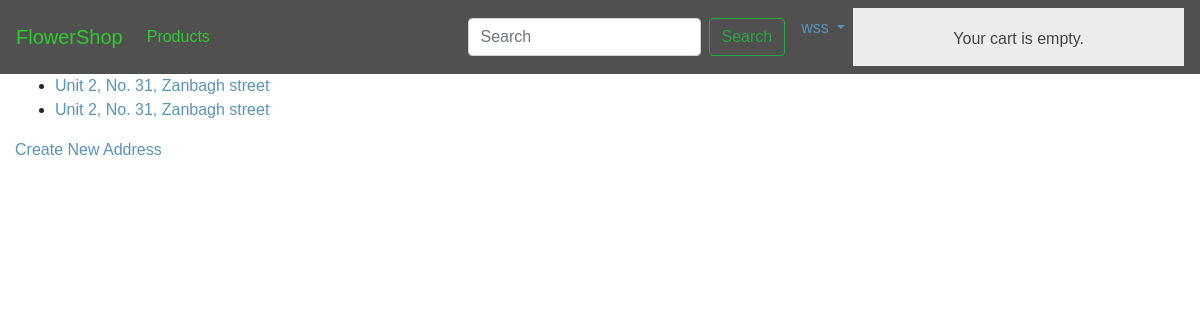
Before: /users/address/ (signed in) with the older database file.
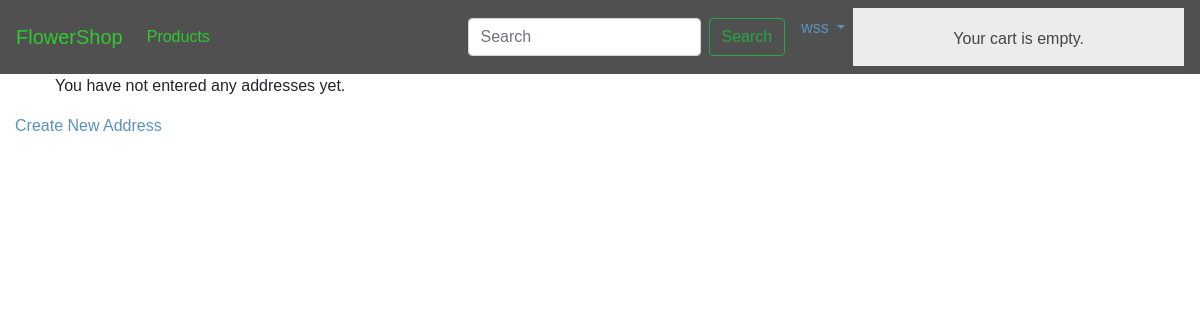
After: the same page with the newer database file.
### users/models.py (models this page shows, shortened)
class Address(models.Model):
    profile = models.ForeignKey(Profile, on_delete=models.CASCADE)
    address_detail = models.CharField(max_length=250)
    state = models.CharField(max_length=100)
    postal_code = models.CharField(max_length=10)
    city = models.CharField(max_length=100)
    phone_regex = RegexValidator(
        regex=r'(0|\+98)?([ ]|-|[()]){0,2}9[1|2|3|4]([ ]|-|[()]){0,2}(?:[0-9]([ ]|-|[()]){0,2}){8}')
    phone_number = models.CharField(max_length=15)

### users/views.py (the view)
# urls.py: path('address/', views.AddressListView.as_view(), name='address_list'),
class AddressListView(LoginRequiredMixin, ListView):
    model = Address
    context_object_name = 'addresses'
    template_name = "users/address/list.html"
    def get_queryset(self):
        return self.model.objects.filter(profile=self.request.user.profile)

### cart/cart.py (called while the page is built)
    def __len__(self):
        return sum(item['quantity'] for item in self.cart.values())

### cart/context_processors.py (called while the page is built)
def cart(request):
    return {'cart': Cart(request)}

### users/templates/users/address/list.html
{% extends "shop/base.html" %}
{% load crispy_forms_tags %}
{% block content %}
    <div>
        <ul>
        {% if addresses %}
            {% for address in addresses  %}
                <li><a href="{% url 'users:address_detail' address.id %}">{{ address.address_detail }}</a></li>
            {% endfor %}
        {% else %}
            You have not entered any addresses yet.
        {% endif %}
        </ul>
        <p><a href="{% url 'users:address_create' %}">Create New Address</a></p>
    </div>
{% endblock content %}

### shop/templates/shop/base.html (shortened to what this page needs)
{% load static %}
{% load thumbnail %}
<!doctype html>
<html lang="en">
<head>
    <link rel="stylesheet" href="https://maxcdn.bootstrapcdn.com/bootstrap/4.0.0/css/bootstrap.min.css"
>
    <link rel="stylesheet" href="{% static 'css/base.css' %}">
</head>
<body>
    <nav class="navbar navbar-expand-lg" id="navbar">
        <a class="navbar-brand" href="/" id="navbar-text">FlowerShop</a>
        <div class="collapse navbar-collapse" id="navbarSupportedContent">
            <ul class="navbar-nav mr-auto">
                <li class="nav-item">
                    <a class="nav-link" href="{% url 'shop:products' %}" id="navbar-text">Products</a>
                </li>
            </ul>
        </div>
        <form action="{% url 'shop:search_results' %}" method="get" class="form-inline my-2 my-lg-0">
            <input class="form-control mr-sm-2" name="q" type="text" placeholder="Search" aria-label="Search">
            <button class="btn btn-outline-success my-2 my-sm-0" type="submit">Search</button>
        </form>
        <ul class="navbar-nav ml-2">
            {% if user.is_authenticated %}
            <li class="nav-item dropdown">
                <a class="nav-link dropdown-toggle pull-right" href="#" id="navbarDropdown" role="button"
                    data-toggle="dropdown" aria-haspopup="true" aria-expanded="false">
                    {{ user.username }}
                </a>
            </li>
            <div id="subheader">
                <div class="cart">
                    {% with total_items=cart|length %}
                    {% if total_items > 0 %}
                    Your cart:
                    <a href="{% url "cart:cart" %}">
                        {{ total_items }} item{{ total_items|pluralize }},
                        ${{ cart.get_total_price }}
                    </a>
                    {% else %}
                    Your cart is empty.
                    {% endif %}
                    {% endwith %}
                </div>
            </div>
            {% else %}
            <li class="nav-item">
                <a class="nav-link" href="{% url 'users:login' %}" id="navbar-text">Login</a>
            </li>
            {% endif %}
        </ul>
    </nav>
    <div class="container-fluid">
        {% block content %}
        {% endblock content %}
    </div>
</body>
</html>

### shop/static/css/base.css (style rules this page uses)
body { height: 100%; margin: 0; padding: 0; font-family: helvetica, sans-serif; }
a { text-decoration: none; color: #5993bb; }
#subheader { background: #ececec; color: #444; padding: 15px 100px; overflow: auto; }
#subheader .cart { float: right; padding-top: 4px; }
#navbar { background-color: #505050; }
#navbar-text { color: rgb(47, 202, 47); }
.dropdown { position: relative; display: inline-block; }

Changed rows visible on the page:
removed Address: address_detail "Unit 2, No. 31, Zanbagh street"
removed Address: address_detail "Unit 2, No. 31, Zanbagh street"
Other visible differences:
text now shown: "You have not entered any addresses yet."
